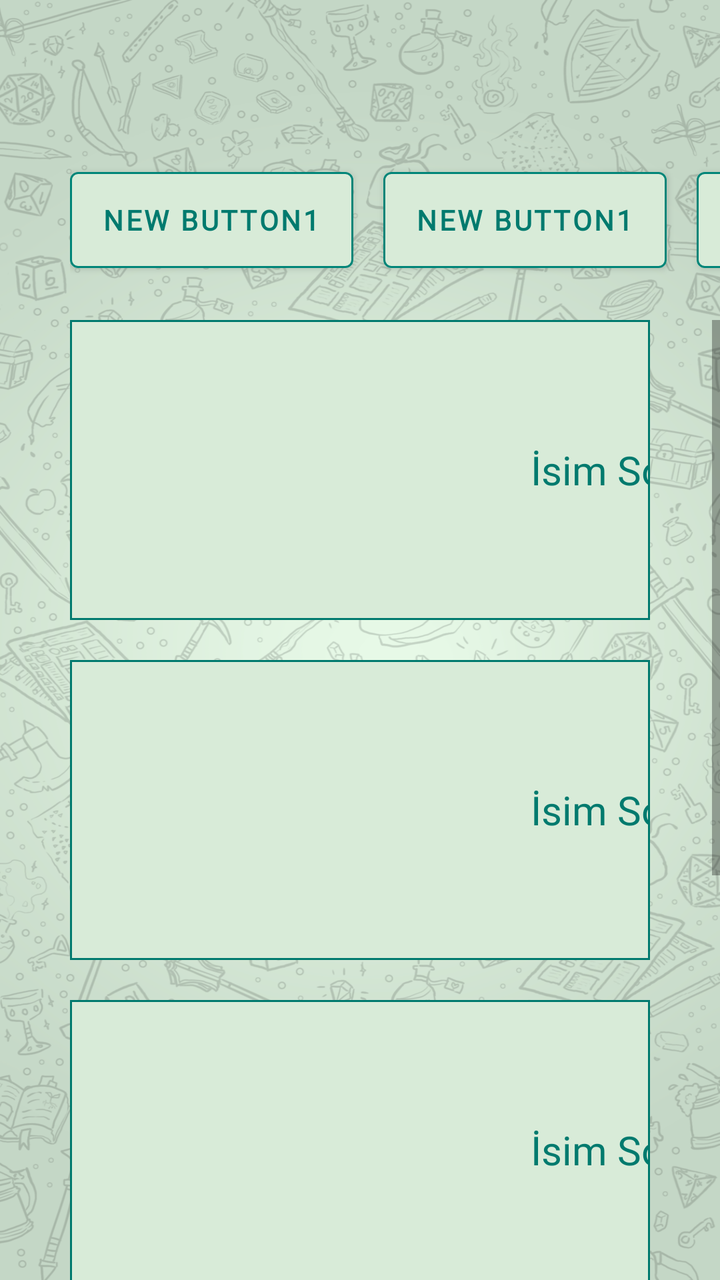
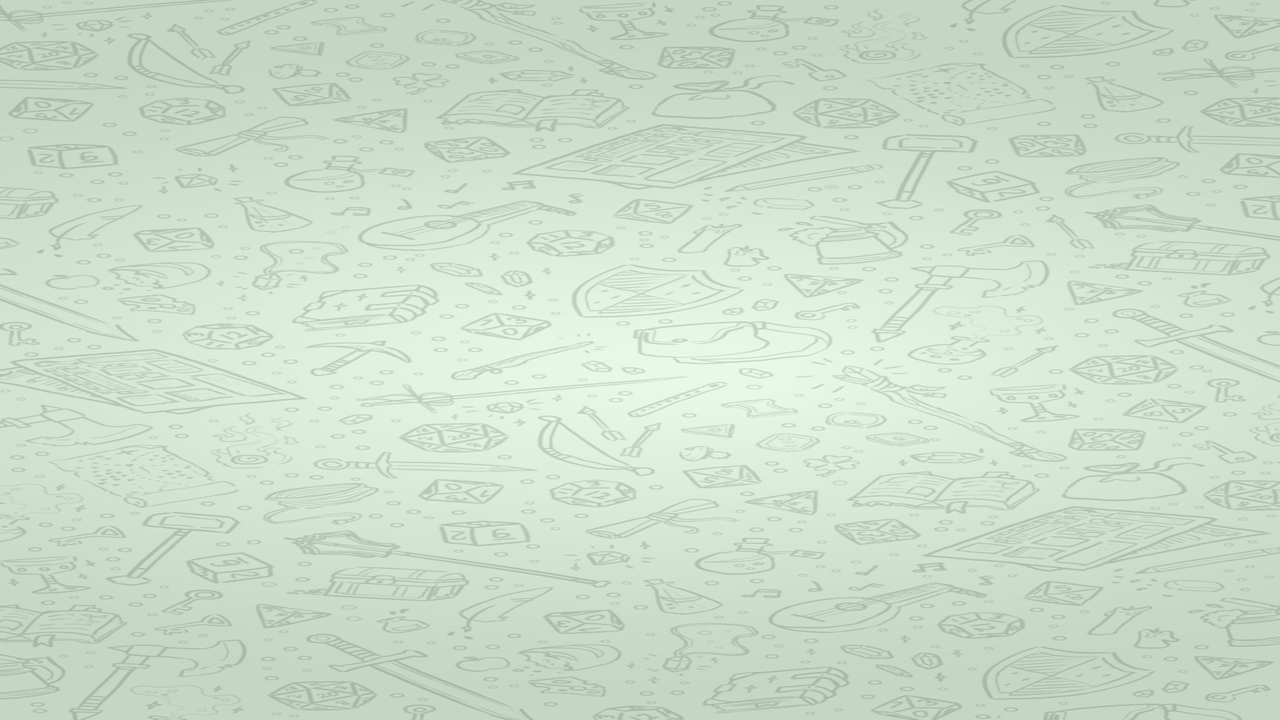

An Android layout and its configuration variant, each rendered on a device that would load it. The default file and the variant file are quoted in full after the pictures.
<!-- AndroidManifest.xml: application theme Theme.RickMorty2 -->
<!-- res/layout/activity_second.xml -->
<?xml version="1.0" encoding="utf-8"?>
<RelativeLayout xmlns:android="http://schemas.android.com/apk/res/android"
    xmlns:app="http://schemas.android.com/apk/res-auto"
    xmlns:tools="http://schemas.android.com/tools"
    android:layout_width="match_parent"
    android:layout_height="match_parent"
    android:background="@drawable/indir2"
    tools:context=".SecondAct">

    <ImageView
        android:id="@+id/imageView"
        android:layout_width="136dp"
        android:layout_height="50dp"
        android:layout_alignParentStart="true"
        android:layout_alignParentEnd="true"
        android:layout_marginStart="135dp"
        android:layout_marginTop="15dp"
        android:layout_marginEnd="135dp"
        android:layout_marginBottom="-80dp"
        app:layout_constraintBottom_toBottomOf="parent"
        app:layout_constraintEnd_toEndOf="parent"
        app:layout_constraintHorizontal_bias="0.498"
        app:layout_constraintStart_toStartOf="parent"
        app:layout_constraintTop_toTopOf="parent"
        app:layout_constraintVertical_bias="0.0"
        app:srcCompat="@drawable/logo" />

    <LinearLayout
        android:layout_width="match_parent"
        android:layout_height="wrap_content"
        android:layout_marginTop="80dp"
        tools:layout_editor_absoluteX="20dp"
        tools:layout_editor_absoluteY="70dp">

        <HorizontalScrollView
            android:id="@+id/horizontalScrollView"
            android:layout_width="match_parent"
            android:layout_height="60dp"
            android:layout_marginLeft="35dp"
            android:scrollbarThumbHorizontal="@android:color/transparent">

            <LinearLayout
                android:layout_width="match_parent"
                android:layout_height="match_parent"

                android:orientation="horizontal">

                <Button
                    android:id="@+id/button1"
                    android:layout_width="match_parent"
                    android:layout_height="match_parent"
                    android:layout_marginRight="15dp"
                    android:backgroundTint="#D8EBD8"
                    android:maxHeight="40dip"
                    android:text="New Button1"
                    android:textColor="#007A6E"
                    android:textStyle="bold"
                    app:strokeColor="#008578"
                    app:strokeWidth="1dp" />

                <Button
                    android:layout_width="match_parent"
                    android:layout_height="match_parent"
                    android:layout_marginRight="15dp"
                    android:backgroundTint="#D8EBD8"
                    android:maxHeight="40dip"

                    android:text="New Button1"
                    android:textColor="#007A6E"
                    android:textStyle="bold"
                    app:backgroundTint="@android:color/transparent"
                    app:strokeColor="#008578"
                    app:strokeWidth="1dp" />

                <Button
                    android:layout_width="match_parent"
                    android:layout_height="match_parent"
                    android:layout_marginRight="15dp"
                    android:backgroundTint="#D8EBD8"
                    android:maxHeight="40dip"

                    android:text="New Button1"
                    android:textColor="#007A6E"
                    android:textStyle="bold"
                    app:backgroundTint="@android:color/transparent"
                    app:strokeColor="#008578"
                    app:strokeWidth="1dp" />

                <Button
                    android:layout_width="match_parent"
                    android:layout_height="match_parent"
                    android:layout_marginRight="15dp"
                    android:backgroundTint="#D8EBD8"
                    android:maxHeight="40dip"

                    android:text="New Button1"
                    android:textColor="#007A6E"
                    android:textStyle="bold"
                    app:backgroundTint="@android:color/transparent"
                    app:strokeColor="#008578"
                    app:strokeWidth="1dp" />

                <Button
                    android:layout_width="match_parent"
                    android:layout_height="match_parent"
                    android:layout_marginRight="15dp"
                    android:backgroundTint="#D8EBD8"
                    android:maxHeight="40dip"

                    android:text="New Button1"
                    android:textColor="#007A6E"
                    android:textStyle="bold"
                    app:backgroundTint="@android:color/transparent"
                    app:strokeColor="#008578"
                    app:strokeWidth="1dp" />

                <Button
                    android:layout_width="match_parent"
                    android:layout_height="match_parent"
                    android:layout_marginRight="15dp"
                    android:backgroundTint="#D8EBD8"
                    android:maxHeight="40dip"

                    android:text="New Button1"
                    android:textColor="#007A6E"
                    android:textStyle="bold"
                    app:backgroundTint="@android:color/transparent"
                    app:strokeColor="#008578"
                    app:strokeWidth="1dp" />

                <Button
                    android:layout_width="match_parent"
                    android:layout_height="match_parent"
                    android:layout_marginRight="15dp"
                    android:backgroundTint="#D8EBD8"
                    android:maxHeight="40dip"

                    android:text="New Button1"
                    android:textColor="#007A6E"
                    android:textStyle="bold"
                    app:backgroundTint="@android:color/transparent"
                    app:strokeColor="#008578"
                    app:strokeWidth="1dp" />

                <Button
                    android:layout_width="match_parent"
                    android:layout_height="match_parent"
                    android:layout_marginRight="15dp"
                    android:backgroundTint="#D8EBD8"
                    android:maxHeight="40dip"

                    android:text="New Button1"
                    android:textColor="#007A6E"
                    android:textStyle="bold"
                    app:backgroundTint="@android:color/transparent"
                    app:strokeColor="#008578"
                    app:strokeWidth="1dp" />
            </LinearLayout>

        </HorizontalScrollView>


    </LinearLayout>
    <ScrollView 
        android:layout_width="match_parent"
        android:layout_height="wrap_content"
        android:layout_marginTop="160dp"
        android:fillViewport="false">
        <LinearLayout
            android:orientation="vertical" android:layout_width="match_parent"
            android:layout_marginLeft="35dp"
            android:layout_marginRight="35dp"
            android:layout_height="match_parent">


            <TableLayout
                android:layout_width="match_parent"
                android:layout_height="match_parent">

                <TableRow
                    android:background="@drawable/border"
                    android:layout_width="match_parent"
                    android:layout_height="match_parent" >

                    <ImageView
                        android:id="@+id/imageView10"
                        android:layout_width="150dp"
                        android:layout_height="150dp"
                        app:srcCompat="@drawable/renk" />

                    <TextView
                        android:id="@+id/textView14"
                        android:layout_width="170dp"
                        android:layout_height="match_parent"
                        android:gravity="center_vertical|right"
                        android:text="İsim Soyisim "

                        android:textColor="#007A6E"
                        android:textSize="20sp" />


                </TableRow>
                <Space
                    android:layout_width="wrap_content"
                    android:layout_height="20dp" />
                <TableRow
                    android:background="@drawable/border"
                    android:layout_width="match_parent"
                    android:layout_height="match_parent" >

                    <ImageView
                        android:id="@+id/imageView11"
                        android:layout_width="150dp"
                        android:layout_height="150dp"
                        app:srcCompat="@drawable/renk" />

                    <TextView
                        android:layout_width="199dp"
                        android:layout_height="match_parent"
                        android:gravity="center_vertical|right"
                        android:text="İsim Soyisim "

                        android:textColor="#007A6E"
                        android:textSize="20sp" />
                </TableRow>
                <Space
                    android:layout_width="wrap_content"
                    android:layout_height="20dp" />

                <TableRow
                    android:background="@drawable/border"
                    android:layout_width="match_parent"
                    android:layout_height="match_parent" >

                    <ImageView
                        android:id="@+id/imageView12"
                        android:layout_width="150dp"
                        android:layout_height="150dp"
                        app:srcCompat="@drawable/renk" />

                    <TextView
                        android:layout_width="199dp"
                        android:layout_height="match_parent"
                        android:gravity="center_vertical|right"
                        android:text="İsim Soyisim "

                        android:textColor="#007A6E"
                        android:textSize="20sp" />
                </TableRow>
                <Space
                    android:layout_width="wrap_content"
                    android:layout_height="20dp" />

                <TableRow
                    android:background="@drawable/border"
                    android:layout_width="match_parent"
                    android:layout_height="match_parent" >

                    <ImageView
                        android:id="@+id/imageView13"
                        android:layout_width="150dp"
                        android:layout_height="150dp"
                        app:srcCompat="@drawable/renk" />

                    <TextView
                        android:layout_width="199dp"
                        android:layout_height="match_parent"
                        android:gravity="center_vertical|right"
                        android:text="İsim Soyisim "

                        android:textColor="#007A6E"
                        android:textSize="20sp" />
                </TableRow>
                <Space
                    android:layout_width="wrap_content"
                    android:layout_height="20dp" />

                <TableRow
                    android:background="@drawable/border"
                    android:layout_width="match_parent"
                    android:layout_height="match_parent" >

                    <ImageView
                        android:id="@+id/imageView14"
                        android:layout_width="150dp"
                        android:layout_height="150dp"
                        app:srcCompat="@drawable/renk" />

                    <TextView
                        android:layout_width="199dp"
                        android:layout_height="match_parent"
                        android:gravity="center_vertical|right"
                        android:text="İsim Soyisim "

                        android:textColor="#007A6E"
                        android:textSize="20sp" />
                </TableRow>

            </TableLayout>


        </LinearLayout>
    </ScrollView>


</RelativeLayout>
<!-- resources referenced by this layout -->
<resources>
  <!-- drawable border (drawable) -->
  <?xml version="1.0" encoding="utf-8"?>
  <shape xmlns:android="http://schemas.android.com/apk/res/android" android:shape="rectangle" >
      <solid android:color="#D8EBD8" />
      <stroke android:width="1dp" android:color="#007A6E"/>
  </shape>
  <!-- drawable indir2: png bitmap (drawable, 612052 bytes) -->
  <!-- from res/values-v27/ -->
  <style name="Theme.RickMorty2" parent="Theme.MaterialComponents.DayNight.DarkActionBar">
          
          <item name="colorPrimary">@color/purple_500</item>
          <item name="colorPrimaryVariant">@color/purple_700</item>
          <item name="colorOnPrimary">@color/white</item>
          
          <item name="colorSecondary">@color/teal_200</item>
          <item name="colorSecondaryVariant">@color/teal_700</item>
          <item name="colorOnSecondary">@color/black</item>
          
          <item name="android:statusBarColor">?attr/colorPrimaryVariant</item>
          <item name="android:fontFamily">@font/avenir</item>
          <item name="android:windowLayoutInDisplayCutoutMode">
              shortEdges 
          </item>
          
      </style>
  <color name="purple_500">#FF6200EE</color>
  <color name="purple_700">#FF3700B3</color>
  <color name="white">#FFFFFFFF</color>
  <color name="teal_200">#FF03DAC5</color>
  <color name="teal_700">#FF018786</color>
  <color name="black">#FF000000</color>
</resources>
<!-- res/layout-land/activity_second.xml (the repository's variant of the layout above) -->
<!-- drawn on the phone turned sideways -->
<?xml version="1.0" encoding="utf-8"?>
<RelativeLayout xmlns:android="http://schemas.android.com/apk/res/android"
    xmlns:app="http://schemas.android.com/apk/res-auto"
    xmlns:tools="http://schemas.android.com/tools"
    android:layout_width="match_parent"
    android:layout_height="match_parent"
    android:background="@drawable/indir2"
    tools:context=".SecondAct">

    <ImageView
        android:id="@+id/imageView"
        android:layout_width="136dp"
        android:layout_height="50dp"
        android:layout_alignParentStart="true"
        android:layout_alignParentEnd="true"
        android:layout_marginStart="135dp"
        android:layout_marginTop="15dp"
        android:layout_marginEnd="135dp"
        android:layout_marginBottom="-80dp"
        app:layout_constraintBottom_toBottomOf="parent"
        app:layout_constraintEnd_toEndOf="parent"
        app:layout_constraintHorizontal_bias="0.498"
        app:layout_constraintStart_toStartOf="parent"
        app:layout_constraintTop_toTopOf="parent"
        app:layout_constraintVertical_bias="0.0"
        android:layout_centerHorizontal="true"
        app:srcCompat="@drawable/logo" />




</RelativeLayout>
<!-- resources referenced by the variant -->
<!-- as the phone turned sideways resolves them -->
<resources>
  <!-- drawable indir2: png bitmap (drawable, 612052 bytes) -->
  <!-- from res/values-v27/ -->
  <style name="Theme.RickMorty2" parent="Theme.MaterialComponents.DayNight.DarkActionBar">
          
          <item name="colorPrimary">@color/purple_500</item>
          <item name="colorPrimaryVariant">@color/purple_700</item>
          <item name="colorOnPrimary">@color/white</item>
          
          <item name="colorSecondary">@color/teal_200</item>
          <item name="colorSecondaryVariant">@color/teal_700</item>
          <item name="colorOnSecondary">@color/black</item>
          
          <item name="android:statusBarColor">?attr/colorPrimaryVariant</item>
          <item name="android:fontFamily">@font/avenir</item>
          <item name="android:windowLayoutInDisplayCutoutMode">
              shortEdges 
          </item>
          
      </style>
  <color name="purple_500">#FF6200EE</color>
  <color name="purple_700">#FF3700B3</color>
  <color name="white">#FFFFFFFF</color>
  <color name="teal_200">#FF03DAC5</color>
  <color name="teal_700">#FF018786</color>
  <color name="black">#FF000000</color>
</resources>
